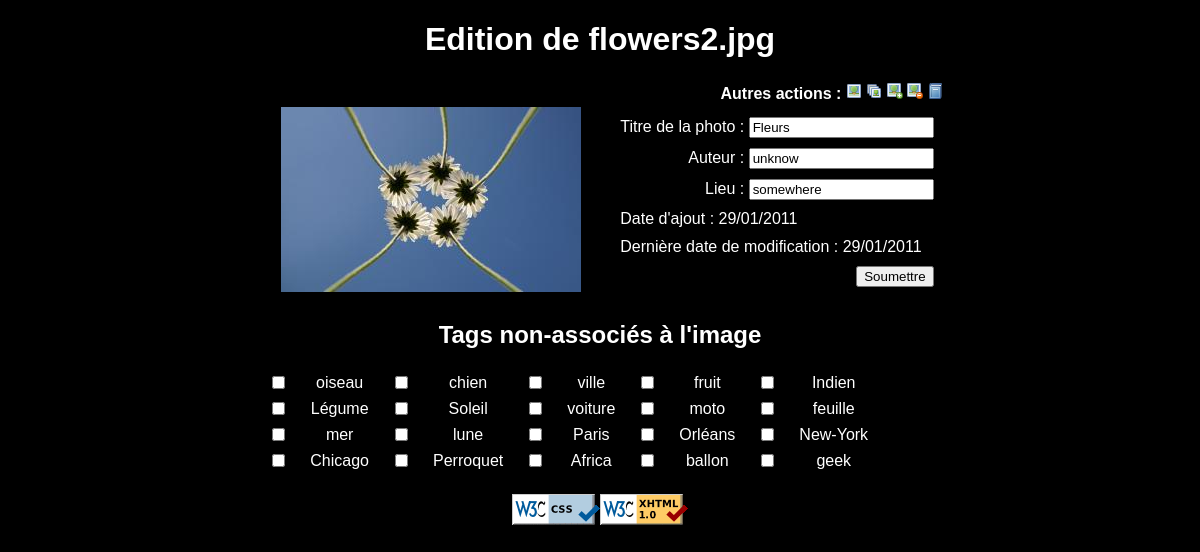
The page /edit.php?id=1 on the database its author committed.
### tables this page shows
CREATE TABLE IF NOT EXISTS `gd_photos` (
  `id` int(11) NOT NULL AUTO_INCREMENT,
  `chemin_photo` text NOT NULL,
  `chemin_thumbnail` text NOT NULL,
  `nom` text NOT NULL,
  `titre_photo` varchar(100) NOT NULL,
  `auteur` varchar(50) NOT NULL,
  `lieu` varchar(100) NOT NULL,
  `date_up` date NOT NULL,
  `date_modify` date NOT NULL,
  `ip_add` varchar(15) NOT NULL,
  `ip_modify` varchar(15) NOT NULL,
  PRIMARY KEY (`id`)
);

### Date.class.php (called while the page is built, shortened)
<?php
Class Date {
	public static function DateSQLToFrench($date){
		$date=explode("-",$date);
		$date_s=$date[2]."/".$date[1]."/".$date[0];
		return $date_s;
	}
}
?>

### edit.php (the view, shortened to what this page needs)
<?php
	require_once('Date.class.php');
	if(isset($_GET['id'])){$id = $_GET['id'];} else{if(isset($_POST['id'])){$id = $_POST['id'];} else{$id = "";}}
	if(isset($_POST['Soumettre'])){$Soumettre = $_POST['Soumettre'];} else{$Soumettre = "";}
	$Err=false;
	if($id != ""){
		$sql="SELECT t1.id, t1.tag FROM gd_tags AS t1 WHERE t1.id NOT IN (SELECT tags.id FROM gd_tags AS tags, gd_photos AS photos, gd_liensphta AS liens WHERE photos.id = liens.id_ph AND tags.id = liens.id_ta AND photos.id='".mysql_escape_string($id)."')";
			$result = mysql_query($sql);
		if (!$result){
			die('Requete invalide : ' . mysql_error());
		}
		else {
			if(mysql_num_rows($result) > 0){
				while ($row =mysql_fetch_assoc($result)){
			        $tableau_tags[$row['id']]=$row['tag'];
				}
			}
		}
	}
	if(($id != "") && ($Soumettre == "")){
		$infos_photo=array();
		$Erreurs=array();
		$sql = "SELECT * FROM gd_photos WHERE id='".mysql_escape_string($id)."';";
		$result = mysql_query($sql);
		if (!$result){
			die('Requete invalide : ' . mysql_error());
		}
		else {
			if(mysql_num_rows($result) > 0){
				$infos_photo=mysql_fetch_assoc($result);
			}
			else {
				$Erreurs[]="Aucune image ne correspondant à cet ID.";
				$Err=true;
			}
		}
		if($Err == false){
			$titre_photo = $infos_photo['titre_photo'];
			$chemin_thumbnail = "thumbnails/".$infos_photo['chemin_thumbnail'];
			$nom = $infos_photo['nom'];
			$auteur = $infos_photo['auteur'];
			$lieu = $infos_photo['lieu'];
			$date_up = $infos_photo['date_up'];
			$date_modify = $infos_photo['date_modify'];
		}
	}
	else{
		header("Location: index.php");
	}
?>
<!DOCTYPE html PUBLIC "-//W3C//DTD XHTML 1.0 Strict//EN" "http://www.w3.org/TR/xhtml1/DTD/xhtml1-strict.dtd">
<html xmlns="http://www.w3.org/1999/xhtml" lang="fr" xml:lang="fr">
<head>
<link rel="stylesheet" href="style.css" type="text/css"></link>
</head>
<body>
	<h1>Edition <?php if($nom == ""){echo "d'une photo";} else{echo "de ".$nom;} ?></h1>
	<form method="post" action="<?php echo $_SERVER['PHP_SELF']; ?>" enctype="multipart/form-data">
	<table class="edit">
	<tr>
		<td colspan="2" class="menu_table"><span class="titre">Autres actions : </span>
		<?php echo "<a href=\"picture.php?picture=view_$id\"><img src=\"pictures/picture.png\" alt=\"Voir l'image\"  title=\"Voir la photo\" /></a>
			<a href=\"index.php\"><img src=\"pictures/pictures.png\" alt=\"Index\" title=\"Retour à l'index\" /></a>
			<a href=\"upload.php\"><img src=\"pictures/picture_add.png\" alt=\"Upload\" title=\"Ajouter une autre photo\" /></a>
			<a href=\"picture.php?picture=dele_$id\" ><img src=\"pictures/picture_delete.png\" alt=\"Suppression Photo\" title=\"Supprimer la photo\" /></a>
			<a href=\"tags.php\"><img src=\"pictures/book.png\" alt=\"Gestion tags\" title=\"Gestion des tags\" /></a>
			";
		?>
		</td>
	</tr>
	<tr>
		<td class="photo_edit"><img src="<?php echo $chemin_thumbnail; ?>" alt="<?php echo $nom; ?>" /></td>
		<td class="form_edit">
				<p class="menu_table">Titre de la photo : <input type="text" name="titre_photo" maxlength="100" value="<?php echo $titre_photo; ?>" /></p>
				<p class="menu_table">Auteur : <input type="text" name="nom_auteur" maxlength="50" value="<?php echo $auteur; ?>" /></p>
				<p class="menu_table">Lieu : <input type="text" name="lieu" maxlength="100" value="<?php echo $lieu; ?>" /></p>
				<p>Date d'ajout : <?php echo Date::DateSQLToFrench($date_up); ?><input type="hidden" name="date_up" value="<?php echo $date_up; ?>" /></p>
				<p>Derni&egrave;re date de modification : <?php echo Date::DateSQLToFrench($date_modify); ?></p>
				<p class="menu_table"><input type="submit" value="Soumettre" name="Soumettre" /></p>
		</td>
	</tr>
	<tr>
		<td colspan="2">
			<?php
				if($Err == false){
					if(count($tableau_tags)>0){
						echo "<h2 class=\"mil\">Tags non-associ&eacute;s &agrave; l'image</h2>";
						echo "<table><tr>";
						$i=1;
						foreach($tableau_tags as $key => $value){
							if($i<=5){
								echo "<td class=\"tags\"><input type=\"checkbox\" name=\"$key\" /></td><td class=\"tags\">$value</td>";
								$i++; }
							else{
								$i=1;
								echo "</tr><tr class=\"tags\"><td class=\"tags\"><input type=\"checkbox\" name=\"$key\" /></td><td class=\"tags\">$value</td>";
								$i++;
							 }
						}
						echo "</tr></table>";
					}
					else {
						echo"<h2 class=\"mil\">Pas de tags non-associ&eacute;s à cette photo.</h2>";
					}
				}
			?>
		</td>
	</tr>
	</table>
	</form>
		<?php require_once('footer.php'); ?>
</body>
</html>

### style.css (style rules this page uses)
body { font-family:arial, verdana, sans-serif; background-color:black; color:#FFFFFF; }
img { border:0px; }
h1, h2.mil { text-align:center; }
.titre { font-weight:bold; }
.menu_table { text-align:right; }
td.form_edit p { margin:10px; }
td.photo_edit { width:350px; max-width:500px; vertical-align:middle; text-align:center; }
table.edit { margin:auto; }
tr.tags { border:0px; }
td.tags { text-align:center; border:0px; padding:2px 10px 2px 10px; }

### rows shown on the page
gd_photos: nom "flowers2.jpg", chemin_thumbnail+nom (picture), titre_photo "Fleurs", nom_auteur "unknow", lieu "somewhere", date_up "29/01/2011", date_modify "29/01/2011"

### other values the page prints
$value "oiseau"
$value "chien"
$value "ville"
$value "fruit"
$value "Indien"
$value "Légume"
$value "Soleil"
$value "voiture"
$value "moto"
$value "feuille"
$value "mer"
$value "lune"
$value "Paris"
$value "Orléans"
$value "New-York"
